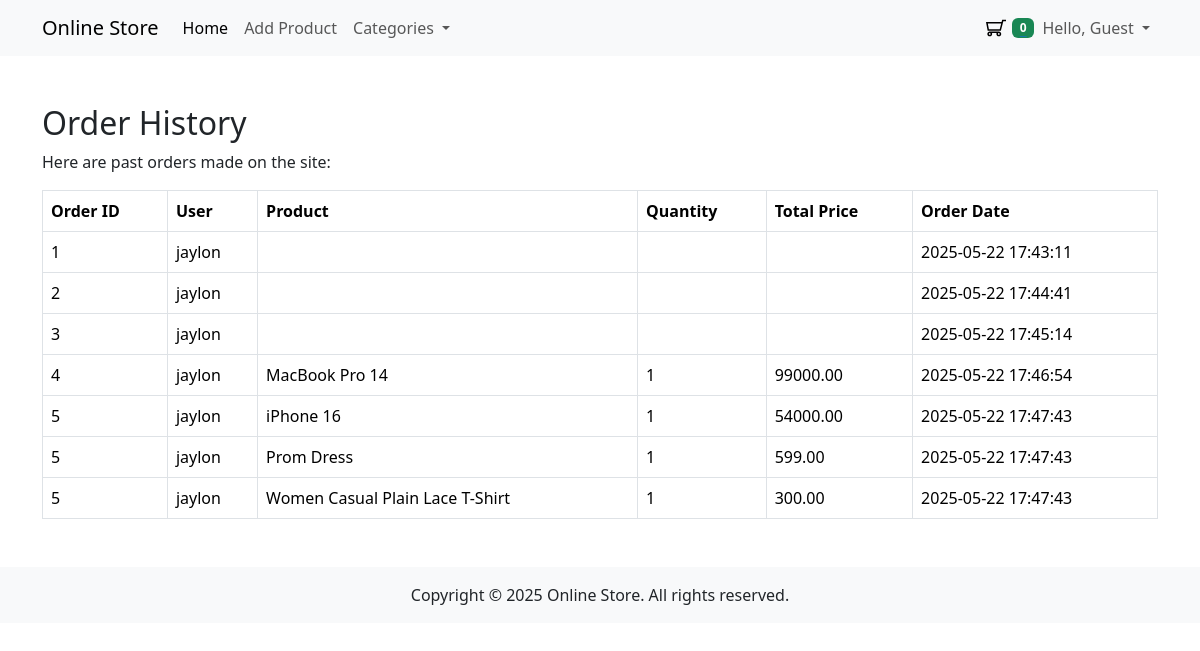
Page /dashboard.php on the committed database.
### tables this page shows
CREATE TABLE `orders` (
  `id` int(11) NOT NULL,
  `customer_id` int(11) DEFAULT NULL,
  `guest_name` varchar(100) DEFAULT NULL,
  `guest_phone` varchar(20) DEFAULT NULL,
  `guest_address` text DEFAULT NULL,
  `total` decimal(10,2) NOT NULL,
  `created_at` datetime NOT NULL,
  `updated_at` datetime NOT NULL
);

CREATE TABLE `users` (
  `id` int(11) NOT NULL,
  `name` varchar(100) NOT NULL,
  `email` varchar(100) NOT NULL,
  `password` varchar(255) NOT NULL,
  `address` text DEFAULT NULL,
  `phone` varchar(20) DEFAULT NULL,
  `birthdate` date DEFAULT NULL,
  `created_at` datetime NOT NULL,
  `updated_at` datetime NOT NULL
);

CREATE TABLE `products` (
  `id` int(11) NOT NULL,
  `name` varchar(255) NOT NULL,
  `description` text DEFAULT NULL,
  `price` decimal(10,2) NOT NULL,
  `slug` varchar(255) NOT NULL,
  `image_path` varchar(255) DEFAULT NULL,
  `category_id` int(11) NOT NULL,
  `created_at` datetime NOT NULL,
  `updated_at` datetime NOT NULL
);

CREATE TABLE `order_details` (
  `id` int(11) NOT NULL,
  `order_id` int(11) NOT NULL,
  `product_id` int(11) NOT NULL,
  `quantity` int(11) NOT NULL,
  `price` decimal(10,2) NOT NULL,
  `subtotal` int(255) NOT NULL
);

### app/includes/database.php (called while the page is built, shortened)
<?php
class Database {
    private $host = "localhost";
    private $db_name = "store";
    private $username = "root";
    private $password = "";
    protected $conn;
    public function __construct() {
        try {
            $this->conn = new \PDO("mysql:host=" . $this->host . ";dbname=" . $this->db_name, $this->username, $this->password);
            $this->conn->setAttribute(\PDO::ATTR_ERRMODE, \PDO::ERRMODE_EXCEPTION);
        } catch (\PDOException $e) {
            die("Connection failed: " . $e->getMessage());
        }
    }
    public function getConnection() {
        return $this->conn;
    }
}

### app/models/Checkout.php (called while the page is built, shortened)
<?php
class Checkout extends Database
{
    private $db;
    public function __construct()
    {
        $this->db = $this->getConnection();
    }
    public function getAllOrders()
    {
        $sql = "SELECT o.id, u.name AS user_name, p.name AS product_name, od.quantity, od.price AS total_price, o.created_at AS order_date
                FROM orders o
                LEFT JOIN users u ON o.customer_id = u.id
                LEFT JOIN order_details od ON o.id = od.order_id
                LEFT JOIN products p ON od.product_id = p.id";
        $stmt = $this->db->prepare($sql);
        $stmt->execute();
        return $stmt->fetchAll(\PDO::FETCH_ASSOC);
    }
}

### dashboard.php (the view, shortened to what this page needs)
<?php
$orders = new Checkout();
?>
<div class="container my-5">
    <h2>Order History</h2>
    <p>Here are past orders made on the site:</p>
    <table class="table table-bordered">
        <thead>
            <tr>
                <th>Order ID</th>
                <th>User</th>
                <th>Product</th>
                <th>Quantity</th>
                <th>Total Price</th>
                <th>Order Date</th>
            </tr>
        </thead>
        <tbody>
            <?php
            foreach ($orders->getAllOrders() as $order) {
                echo '<tr>';
                echo '<td>' . htmlspecialchars($order['id']) . '</td>';
                echo '<td>' . htmlspecialchars($order['user_name']) . '</td>';
                echo '<td>' . htmlspecialchars($order['product_name']) . '</td>';
                echo '<td>' . htmlspecialchars($order['quantity']) . '</td>';
                echo '<td>' . htmlspecialchars($order['total_price']) . '</td>';
                echo '<td>' . htmlspecialchars($order['order_date']) . '</td>';
                echo '</tr>';
            }
            ?>
        </tbody>
    </table>
</div>

### assets/css/styles.css (style rules this page uses)
.store-body { background-color: #e2e2e2 }

### assets/css/carousel.css (style rules this page uses)
body { background-color: #fff !important; }

### rows in the picture
orders: id "1", customer.name "jaylon", created_at "2025-05-22 17:43:11"
orders: id "2", customer.name "jaylon", created_at "2025-05-22 17:44:41"
orders: id "3", customer.name "jaylon", created_at "2025-05-22 17:45:14"
orders: id "4", customer.name "jaylon", products.name "MacBook Pro 14", order_details.quantity "1", order_details.price "99000.00", created_at "2025-05-22 17:46:54"
orders: id "5", customer.name "jaylon", products.name "iPhone 16", order_details.quantity "1", order_details.price "54000.00", created_at "2025-05-22 17:47:43", products.name "Prom Dress", order_details.price "599.00", products.name "Women Casual Plain Lace T-Shirt", order_details.price "300.00"

### other values in the picture
countCart() "0"
